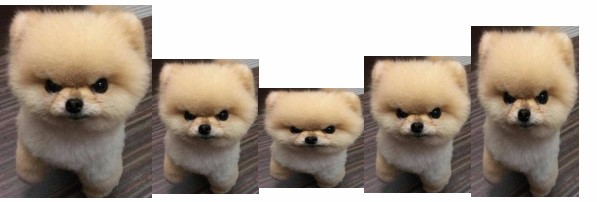
#> input picture openCV_class(cv2)/06_Feature_Transform/img/puppy.jpg, 597 x 202 px
$ python f_matchTemplate.py
#> lines starting #> are read from the running program, lines starting #| are printed output that depends on the picture; after the words box and inside, x2 and y2 are one past the last pixel; in counts of white or black regions, pixels touching at a corner belong together; long printed decimals are rounded
#> further down, img is the input picture: shape (202, 597, 3); mean B, G, R 142.5, 155.6, 168.8
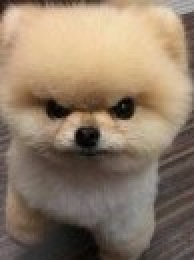
#> input picture openCV_class(cv2)/06_Feature_Transform/img/sample_puppy.jpg, 97 x 130 px (shown 2 times larger)
#> further down, templ is the input picture: shape (130, 97, 3); mean B, G, R 104.1, 124.2, 143.1
import cv2
import numpy as np
from matplotlib import pyplot as plt

def match_and_draw_boxes(img, templ, threshold=0.9):
    # 템플릿 매칭 수행
#> called with threshold = 0.9
    result = cv2.matchTemplate(img, templ, cv2.TM_CCOEFF_NORMED)
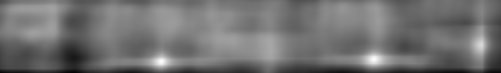
#> result: shape (73, 501) float32; min 0.014, max 0.998, mean 0.446
    #각 픽셀위치의 유사도 (정규화된 상관관계 결과값)
    print(result,  threshold)
#> (printed output is left out)
    # 유사도가 threshold 이상인 위치와 점수를 리턴
    positions = np.where(result >= threshold)
#> positions = 68 positions, rows 56 to 64, columns 158 to 377
    print(f'cv2.minMaxLoc(result)={cv2.minMaxLoc(result)}') #자동 최대값 및 해당위치 (최적의 매칭위치)
#| cv2.minMaxLoc(result)=(0.01401, 0.9982, (73, 72), (161, 61))
    scores = result[positions]
#> scores = 68 values, max 0.998 at index 45, min 0.901 at index 60, mean 0.942


    # Bounding box 좌표 계산 (x1, y1, x2, y2)
    boxes = []
    h, w = templ.shape[:2]
#> h = 130; w = 97
    for y, x in zip(*positions):
        boxes.append([x, y, x + w - 1, y + h - 1])
#> this loop made 68 passes
#> (y, x) on passes 1 to 12: (56, 373), (56, 374), (56, 375), (57, 371), (57, 372), (57, 373), (57, 374), (57, 375), (57, 376), (58, 370), (58, 371), (58, 372)
#> after the loop, boxes = 68 items, first 6: [373, 56, 469, 185], [374, 56, 470, 185], [375, 56, 471, 185], [371, 57, 467, 186], [372, 57, 468, 186], [373, 57, 469, 186]
    boxes = np.array(boxes)
#> boxes = 68 rows, first 6: [373, 56, 469, 185], [374, 56, 470, 185], [375, 56, 471, 185], [371, 57, 467, 186], [372, 57, 468, 186], [373, 57, 469, 186]

    # Bounding box 그리기
    draw_boxes(img, boxes)

def draw_boxes(img, boxes):
    dst = img.copy()
    for x1, y1, x2, y2 in boxes:
        cv2.rectangle(dst, (x1, y1), (x2, y2), color=(255, 0, 0), thickness=2)
#> this loop made 68 passes
#> (x1, y1, x2, y2) on passes 1 to 12: (373, 56, 469, 185), (374, 56, 470, 185), (375, 56, 471, 185), (371, 57, 467, 186), (372, 57, 468, 186), (373, 57, 469, 186), (374, 57, 470, 186), (375, 57, 471, 186), (376, 57, 472, 186), (370, 58, 466, 187), (371, 58, 467, 187), (372, 58, 468, 187)
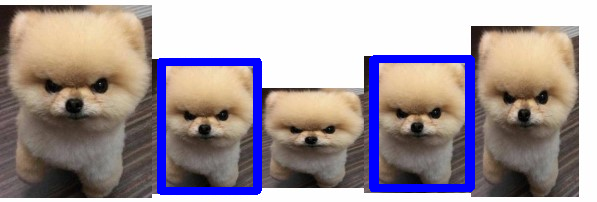
#> dst: shape (202, 597, 3); 6.58% of pixels changed, all inside (x1, y1, x2, y2) = (157, 55, 475, 195)
    plt.imshow(cv2.cvtColor(dst, cv2.COLOR_BGR2RGB))
    print("Number of boxes:", len(boxes))
#| Number of boxes: 68
    plt.show()

if __name__ == '__main__':
    img = cv2.imread("img/puppy.jpg")
    templ = cv2.imread("img/sample_puppy.jpg")
    match_and_draw_boxes(img, templ)
